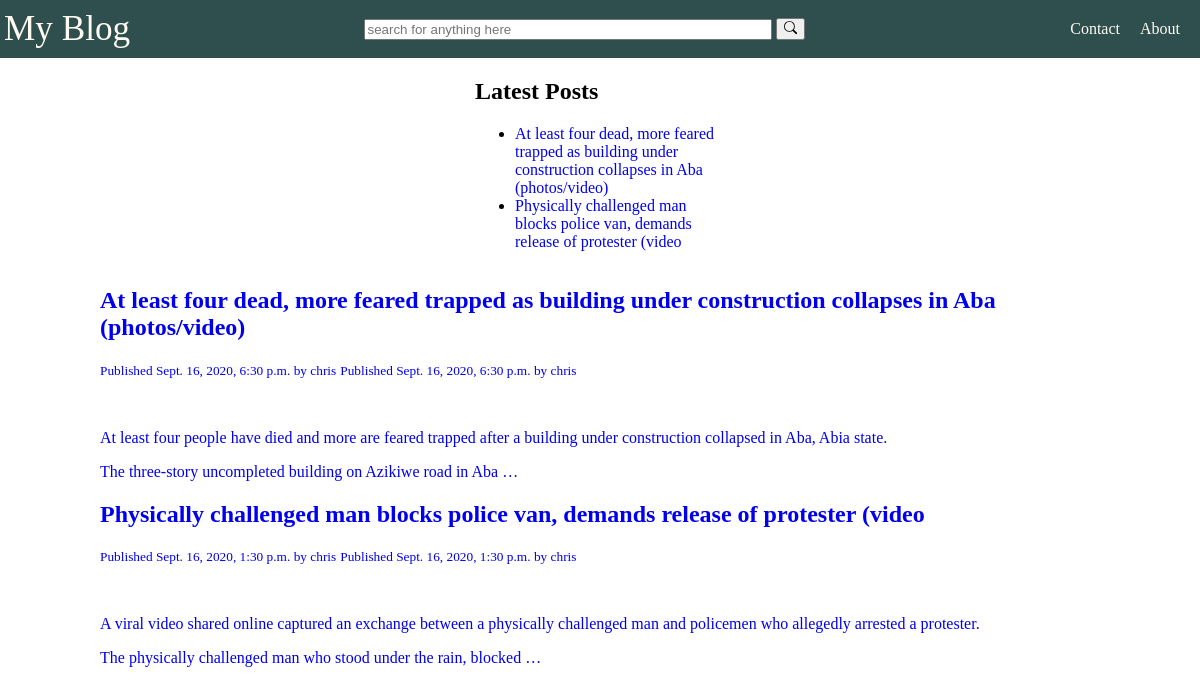
Screenshot of /blog/ with the database file from the repository.
### news/models.py (models this page shows, shortened)
class Post(models.Model):
    STATUS = (
        ('draft', 'Draft'),
        ('publish', 'Publish'),
    )
    title = models.CharField(max_length=300)
    slug = models.SlugField(max_length=400, unique_for_date='publish')
    body = models.TextField()
    author = models.ForeignKey(User, related_name='posts', on_delete=models.CASCADE)
    updated = models.DateTimeField(auto_now=True)
    created = models.DateTimeField(auto_now_add= True)
    status = models.CharField(max_length=10, choices=STATUS, default='draft')
    publish = models.DateTimeField(default=timezone.now)
    tags = TaggableManager()
    objects = models.Manager()
    published = PublishedManager()
    class Meta:
        ordering = ('-publish',)
    def get_absolute_url(self):
        return reverse('news:post_detail', args=[self.publish.year, self.publish.month, self.publish.day, self.slug])

### news/views.py (the view)
# urls.py: path('', views.post_list, name='post_list'),
def post_list(request):
    query = None
    posts = None
    if 'query' in request.GET:
        query = request.GET['query']
        posts = Post.published.filter(title__icontains = query).order_by('-publish')
    else:
        posts = Post.published.order_by('-publish')
    return render(request, 'news/posts/post_list.html', {'posts': posts})

### news/models.py (called while the page is built)
    def get_queryset(self):
        return super(PublishedManager, self).get_queryset().filter(status = 'publish')

### news/templatetags/news_tags.py (called while the page is built)
@register.inclusion_tag('news/posts/latest_posts.html')
def show_latest_posts(count=5):
    latest_posts = Post.published.order_by('-publish')[:count]
    return {'latest_posts': latest_posts}

@register.filter(name="markdown")
def markdown_format(text):
    return mark_safe(markdown.markdown(text))

### news/templates/news/posts/post_list.html
{% extends 'base.html' %}
{% load news_tags %}
{% block content %}
    {% for post in posts %}
        <a href="{{post.get_absolute_url}}">
            <h2>{{post.title}}</h2><small>Published {{post.publish}} by {{post.author}}</small>
            <small>Published {{post.publish}} by {{post.author}}</small>
            <p>{{post.body|markdown|truncatewords_html:30}}</p>
        </a>
    {% empty %}
    No post 😝
    {% endfor %}
{% endblock %}

### news/templates/news/posts/latest_posts.html
<ul>
    {% for post in latest_posts %}
        <li><a href="{{post.get_absolute_url}}">{{post.title}}</a></li>
    {% empty %}
    No latest Post.
    {% endfor %}
</ul>

### news/templates/base.html (style rules this page uses)
body { padding: 0; margin: 0; }
a { text-decoration: none; }

### rows the page displays
Post: title "At least four dead, more feared trapped as building under construction collapses in Aba (photos/video)", publish "Sept. 16, 2020, 6:30 p.m.", author "chris", body "At least four people have died and more are feared trapped after a building under construction collapsed in Aba, Abia state. The three-story uncompleted building on Azikiwe road in Aba …"
Post: title "Physically challenged man blocks police van, demands release of protester (video", publish "Sept. 16, 2020, 1:30 p.m.", author "chris", body "A viral video shared online captured an exchange between a physically challenged man and policemen who allegedly arrested a protester. The physically challenged man who stood under the rain, blocked …"
